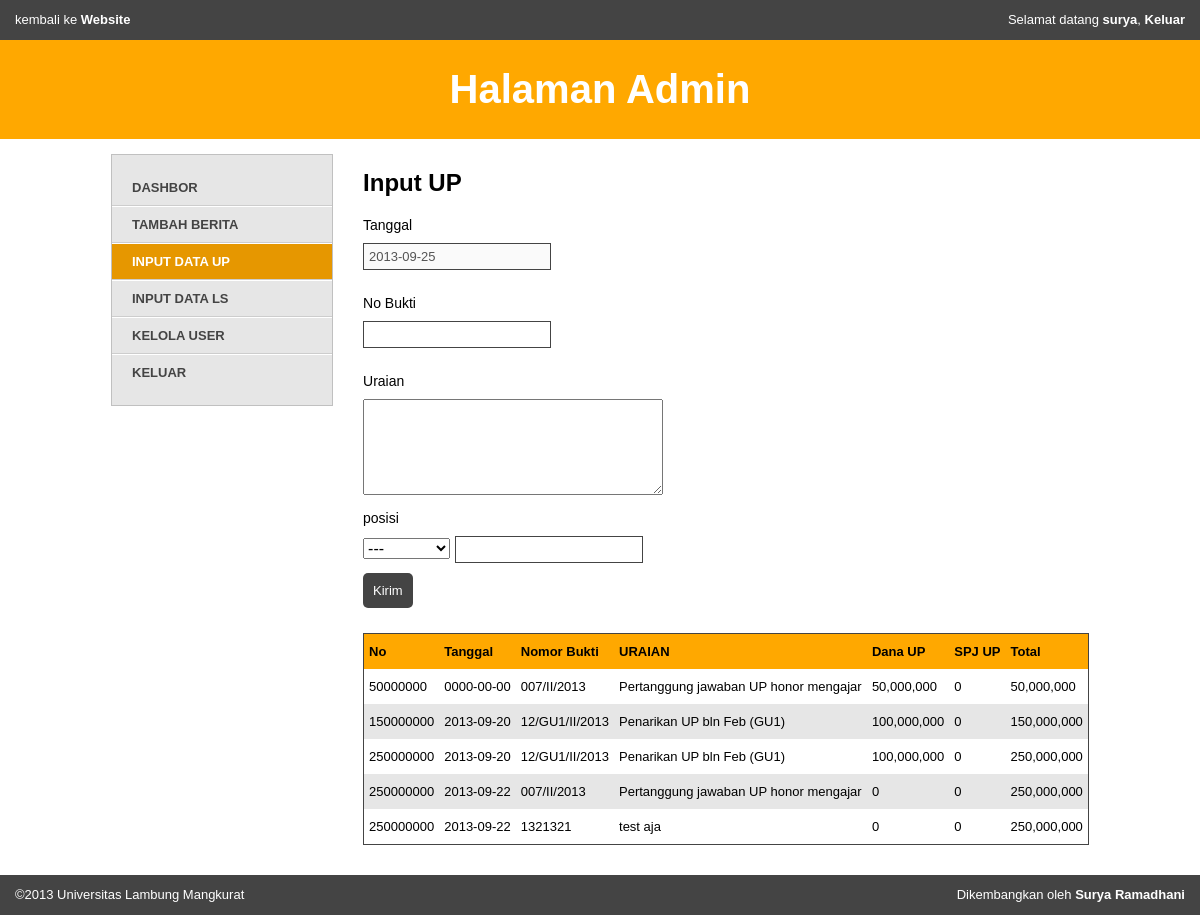
Screenshot of /admin/admin.php?hal=up (signed in) with the database file from the repository.
### tables this page shows
CREATE TABLE IF NOT EXISTS `tb_up` (
  `id_hitung` int(7) NOT NULL AUTO_INCREMENT,
  `no_bukti` varchar(50) NOT NULL,
  `uraian` varchar(200) NOT NULL,
  `dana_up` int(50) NOT NULL,
  `spj_up` int(50) NOT NULL,
  `date` date NOT NULL,
  PRIMARY KEY (`id_hitung`)
);

### admin/include/view/input_up.php (the view, shortened to what this page needs)
<h2>Input UP</h2>
<form action="" method="POST" name="input">
	<label for="date">Tanggal</label>
	<input type="text" name="date" value="<?php echo date('Y-m-d'); ?>"placeholder="<?php echo date('Y-m-d'); ?>" disabled>
	<br>
	<label for="no_buki">No Bukti	</label>
	<input type="text" id="no_bukti" name="no_bukti">
	<br>
	<label for="uraian">Uraian</label>
	<textarea name="uraian" id="uraian" cols="30" rows="5"></textarea>
	<br>
	<label for="uraian">posisi</label>
	<select name="balance" id="balance">
		<option value="">---</option>
	</select>
	<input type="text" name="nilai">
	<br>
	<button name="input_up">Kirim</button>
</form>
<table>
	<tr>
		<td>No</td>
		<td>Tanggal</td>
		<td>Nomor Bukti</td>
		<td>URAIAN</td>
		<td>Dana UP</td>
		<td>SPJ UP</td>
		<td>Total</td>
	</tr>
<?php
$query = "	SELECT * FROM tb_up ORDER BY 'id_hitung' DESC LIMIT 0,5";
$sql = mysql_query ($query);
$a = 1;
	while ($hasil = mysql_fetch_array ($sql)) {
		$tanggal = $hasil['date'];
		$no_bukti = stripslashes ($hasil['no_bukti']);
		$uraian = stripslashes ($hasil['uraian']);
		$spj_up = stripslashes ($hasil['spj_up']);
		$dana_up = stripslashes ($hasil['dana_up']);
		 $total.$a = ($total.$a+$dana_up-$spj_up-1);
	?>
	<tr>
		<td><?php echo $a ?></td>
		<td><?php echo $tanggal ?></td>
		<td><?php echo $no_bukti ?></td>
		<td><?php echo $uraian ?></td>
		<td><?php echo number_format($dana_up , 0, '.', ',') ?></td>
		<td><?php echo number_format($spj_up, 0, '.', ',') ?></td>
		<td><?php echo number_format($total.$a , 0, '.', ',')?></td>
	</tr>
	<?php
	$a++;
	}
	?>
</table>

### public/css/style.css (style rules this page uses)
html { background: #fff; color: #000; font-family: sans-serif; -ms-text-size-adjust: 100%; -webkit-text-size-adjust: 100%; }
body { margin: 0; }
button, input, select, textarea { font-family: inherit; font-size: 100%; margin: 0; }
button, input { line-height: normal; }
button, select { text-transform: none; }
button, html input[type="button"], input[type="reset"], input[type="submit"] { -webkit-appearance: button; cursor: pointer; }
button[disabled], html input[disabled] { cursor: default; }
textarea { overflow: auto; vertical-align: top; }
table { border-collapse: collapse; border-spacing: 0; }
html { background: #eee; }
input { border: 1px solid #444; padding: 5px; margin-bottom: 10px; font-size: 13px; }
button { -webkit-transition-duration: 0.5s; -moz-transition-duration: 0.5s; -o-transition-duration: 0.5s; transition-duration: 0.5s; background: #444444; -webkit-border-radius: 5px; -moz-border-radius: 5px; -ms-border-radius: 5px; -o-border-radius: 5px; border-radius: 5px; color: white; font-size: 13px; padding: 10px; border: 0px; }
label { display: block; font-size: 14px; margin: 15px 0 10px 0; }
form { margin-bottom: 25px; }
table { width: 100%; border: solid 1px #444; }
table td { padding: 10px 5px; vertical-align: top; }
table tr { font-size: 13px; }
table tr:first-child { background: #ffa800 !important; }
table tr:first-child td { font-weight: bold; }
table tr:nth-child(odd) { background: #e6e6e6; }
#admin section h2 { margin-top: 0px; }

### rows the page displays
tb_up: date "0000-00-00", no_bukti "007/II/2013", uraian "Pertanggung jawaban UP honor mengajar", dana_up "50,000,000", spj_up "0", dana_up+spj_up "50,000,000"
tb_up: date "2013-09-20", no_bukti "12/GU1/II/2013", uraian "Penarikan UP bln Feb (GU1)", dana_up "100,000,000", spj_up "0", dana_up+spj_up "150,000,000"
tb_up: date "2013-09-20", no_bukti "12/GU1/II/2013", uraian "Penarikan UP bln Feb (GU1)", dana_up "100,000,000", spj_up "0", dana_up+spj_up "250,000,000"
tb_up: date "2013-09-22", no_bukti "007/II/2013", uraian "Pertanggung jawaban UP honor mengajar", dana_up "0", spj_up "0", dana_up+spj_up "250,000,000"
tb_up: date "2013-09-22", no_bukti "1321321", uraian "test aja", dana_up "0", spj_up "0", dana_up+spj_up "250,000,000"

### other values shown
$_SESSION['nama'] "surya"
